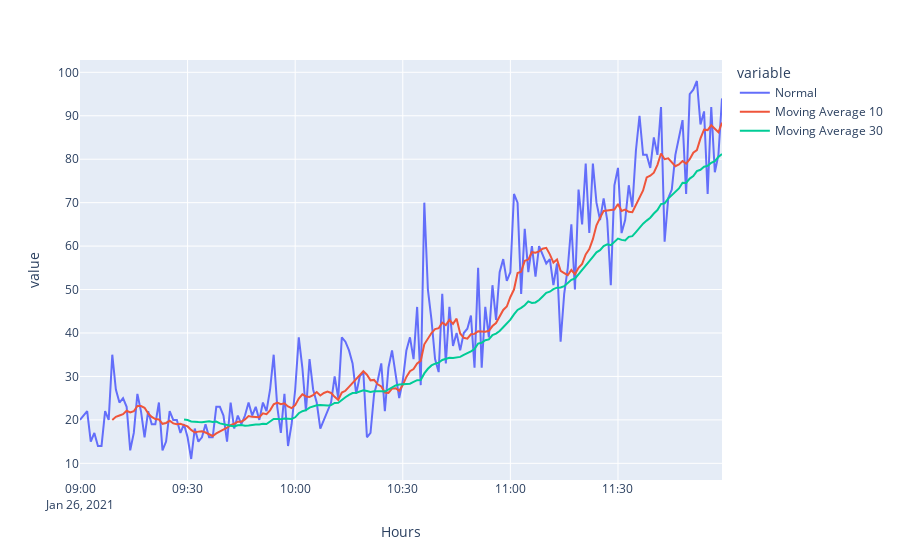

This figure's notebook cell:
### Markdown cell above
### Moving Average

### Code cell
fig = px.line(x=x, y=[y, y.rolling(window=10).mean(), y.rolling(window=30).mean()], labels = {'x':'Hours', 'y':'Values'})

def function_traces(trace):
    if trace.name == "wide_variable_0":
        trace.update(name="Normal")
    elif trace.name == 'wide_variable_1':
        trace.update(name='Moving Average 10')
    elif trace.name == 'wide_variable_2':
        trace.update(name='Moving Average 30')

fig.for_each_trace(function_traces)

#fig.for_each_trace(
#    lambda trace: trace.update(name="Normal") if trace.name == "wide_variable_0" else trace.update(name="Moving Average 10 days") ,
#)

### Figure 1 — Plotly figure (JSON) as saved in the notebook; plotly's stock layout.template omitted (floating-point values rounded to 4 significant figures; data arrays with more than 128 entries replaced by an {"elided": "..."} marker saying what was removed)
{"data": [{"hovertemplate": "variable=wide_variable_0<br>Hours=%{x}<br>value=%{y}<extra></extra>", "legendgroup": "wide_variable_0", "line": {"color": "#636efa", "dash": "solid"}, "mode": "lines", "name": "Normal", "orientation": "v", "showlegend": true, "type": "scatter", "x": {"elided": "180 str values"}, "xaxis": "x", "y": {"elided": "180 int values"}, "yaxis": "y"}, {"hovertemplate": "variable=wide_variable_1<br>Hours=%{x}<br>value=%{y}<extra></extra>", "legendgroup": "wide_variable_1", "line": {"color": "#EF553B", "dash": "solid"}, "mode": "lines", "name": "Moving Average 10", "orientation": "v", "showlegend": true, "type": "scatter", "x": {"elided": "180 str values"}, "xaxis": "x", "y": {"elided": "180 float values"}, "yaxis": "y"}, {"hovertemplate": "variable=wide_variable_2<br>Hours=%{x}<br>value=%{y}<extra></extra>", "legendgroup": "wide_variable_2", "line": {"color": "#00cc96", "dash": "solid"}, "mode": "lines", "name": "Moving Average 30", "orientation": "v", "showlegend": true, "type": "scatter", "x": {"elided": "180 str values"}, "xaxis": "x", "y": {"elided": "180 float values"}, "yaxis": "y"}], "layout": {"legend": {"title": {"text": "variable"}, "tracegroupgap": 0}, "margin": {"t": 60}, "xaxis": {"anchor": "y", "domain": [0, 1], "title": {"text": "Hours"}}, "yaxis": {"anchor": "x", "domain": [0, 1], "title": {"text": "value"}}}}
